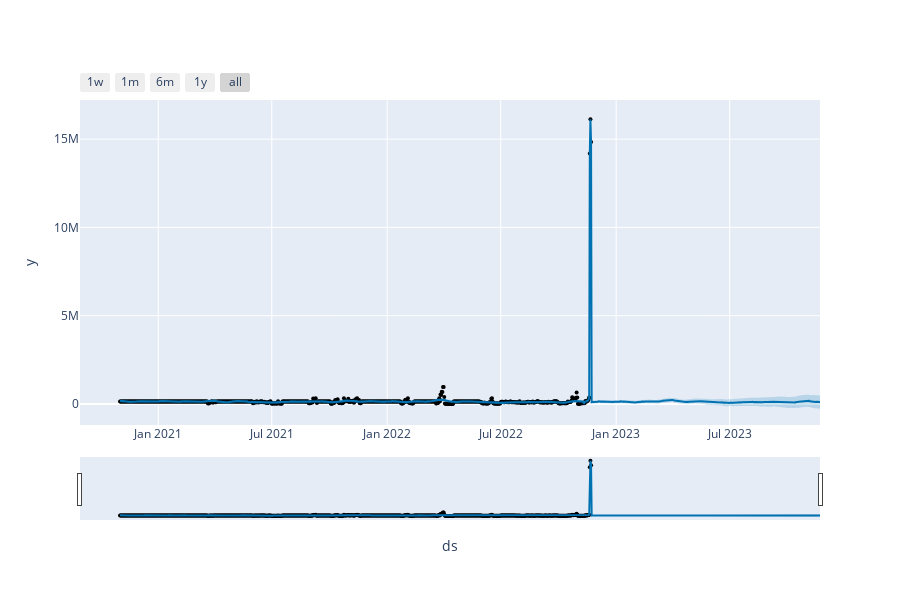

The notebook cell saved with this chart:
### Code cell
from prophet.plot import plot_plotly, plot_components_plotly
plot_plotly(model, forecast)

### Figure 1 — Plotly figure (JSON) as saved in the notebook; plotly's stock layout.template omitted (floating-point values rounded to 4 significant figures; data arrays with more than 128 entries replaced by an {"elided": "..."} marker saying what was removed)
{"data": [{"marker": {"color": "black", "size": 4}, "mode": "markers", "name": "Actual", "type": "scatter", "x": {"elided": "752 str values"}, "y": {"elided": "752 int values"}}, {"hoverinfo": "skip", "line": {"width": 0}, "mode": "lines", "type": "scatter", "x": {"elided": "1117 str values"}, "y": {"elided": "1117 float values"}}, {"fill": "tonexty", "fillcolor": "rgba(0, 114, 178, 0.2)", "line": {"color": "#0072B2", "width": 2}, "mode": "lines", "name": "Predicted", "type": "scatter", "x": {"elided": "1117 str values"}, "y": {"elided": "1117 float values"}}, {"fill": "tonexty", "fillcolor": "rgba(0, 114, 178, 0.2)", "hoverinfo": "skip", "line": {"width": 0}, "mode": "lines", "type": "scatter", "x": {"elided": "1117 str values"}, "y": {"elided": "1117 float values"}}], "layout": {"height": 600, "showlegend": false, "width": 900, "xaxis": {"rangeselector": {"buttons": [{"count": 7, "label": "1w", "step": "day", "stepmode": "backward"}, {"count": 1, "label": "1m", "step": "month", "stepmode": "backward"}, {"count": 6, "label": "6m", "step": "month", "stepmode": "backward"}, {"count": 1, "label": "1y", "step": "year", "stepmode": "backward"}, {"step": "all"}]}, "rangeslider": {"visible": true}, "title": {"text": "ds"}, "type": "date"}, "yaxis": {"title": {"text": "y"}}}}
